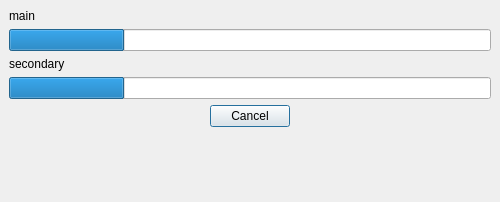
<?xml version="1.0" encoding="UTF-8"?>
<ui version="4.0">
 <class>zProgressWindow</class>
 <widget class="QDialog" name="zProgressWindow">
  <property name="geometry">
   <rect>
    <x>0</x>
    <y>0</y>
    <width>500</width>
    <height>202</height>
   </rect>
  </property>
  <property name="minimumSize">
   <size>
    <width>0</width>
    <height>0</height>
   </size>
  </property>
  <property name="windowTitle">
   <string>Progress...</string>
  </property>
  <property name="sizeGripEnabled">
   <bool>false</bool>
  </property>
  <layout class="QGridLayout" name="gridLayout">
   <property name="leftMargin">
    <number>9</number>
   </property>
   <property name="topMargin">
    <number>9</number>
   </property>
   <property name="rightMargin">
    <number>9</number>
   </property>
   <property name="bottomMargin">
    <number>9</number>
   </property>
   <item row="2" column="0">
    <widget class="QWidget" name="mainBox" native="true">
     <property name="sizePolicy">
      <sizepolicy hsizetype="Expanding" vsizetype="Preferred">
       <horstretch>0</horstretch>
       <verstretch>0</verstretch>
      </sizepolicy>
     </property>
     <property name="minimumSize">
      <size>
       <width>400</width>
       <height>0</height>
      </size>
     </property>
     <layout class="QVBoxLayout" name="mainLayout">
      <property name="leftMargin">
       <number>0</number>
      </property>
      <property name="topMargin">
       <number>0</number>
      </property>
      <property name="rightMargin">
       <number>0</number>
      </property>
      <property name="bottomMargin">
       <number>0</number>
      </property>
      <item>
       <widget class="QLabel" name="mainTitle">
        <property name="text">
         <string>main</string>
        </property>
        <property name="alignment">
         <set>Qt::AlignLeading|Qt::AlignLeft|Qt::AlignVCenter</set>
        </property>
       </widget>
      </item>
      <item>
       <widget class="QProgressBar" name="mainProgressBar">
        <property name="value">
         <number>24</number>
        </property>
        <property name="textVisible">
         <bool>false</bool>
        </property>
       </widget>
      </item>
      <item>
       <widget class="QLabel" name="secondaryTitle">
        <property name="text">
         <string>secondary</string>
        </property>
        <property name="alignment">
         <set>Qt::AlignLeading|Qt::AlignLeft|Qt::AlignVCenter</set>
        </property>
       </widget>
      </item>
      <item>
       <widget class="QProgressBar" name="secondaryProgressBar">
        <property name="value">
         <number>24</number>
        </property>
        <property name="textVisible">
         <bool>false</bool>
        </property>
       </widget>
      </item>
      <item>
       <layout class="QHBoxLayout" name="horizontalLayout">
        <item>
         <widget class="QPushButton" name="cancelButton">
          <property name="sizePolicy">
           <sizepolicy hsizetype="Fixed" vsizetype="Fixed">
            <horstretch>0</horstretch>
            <verstretch>0</verstretch>
           </sizepolicy>
          </property>
          <property name="text">
           <string>Cancel</string>
          </property>
         </widget>
        </item>
       </layout>
      </item>
      <item>
       <spacer name="verticalSpacer">
        <property name="orientation">
         <enum>Qt::Vertical</enum>
        </property>
        <property name="sizeHint" stdset="0">
         <size>
          <width>0</width>
          <height>0</height>
         </size>
        </property>
       </spacer>
      </item>
     </layout>
    </widget>
   </item>
  </layout>
 </widget>
 <resources>
  <include location="../qt_resources/resources.qrc"/>
 </resources>
 <connections/>
</ui>
